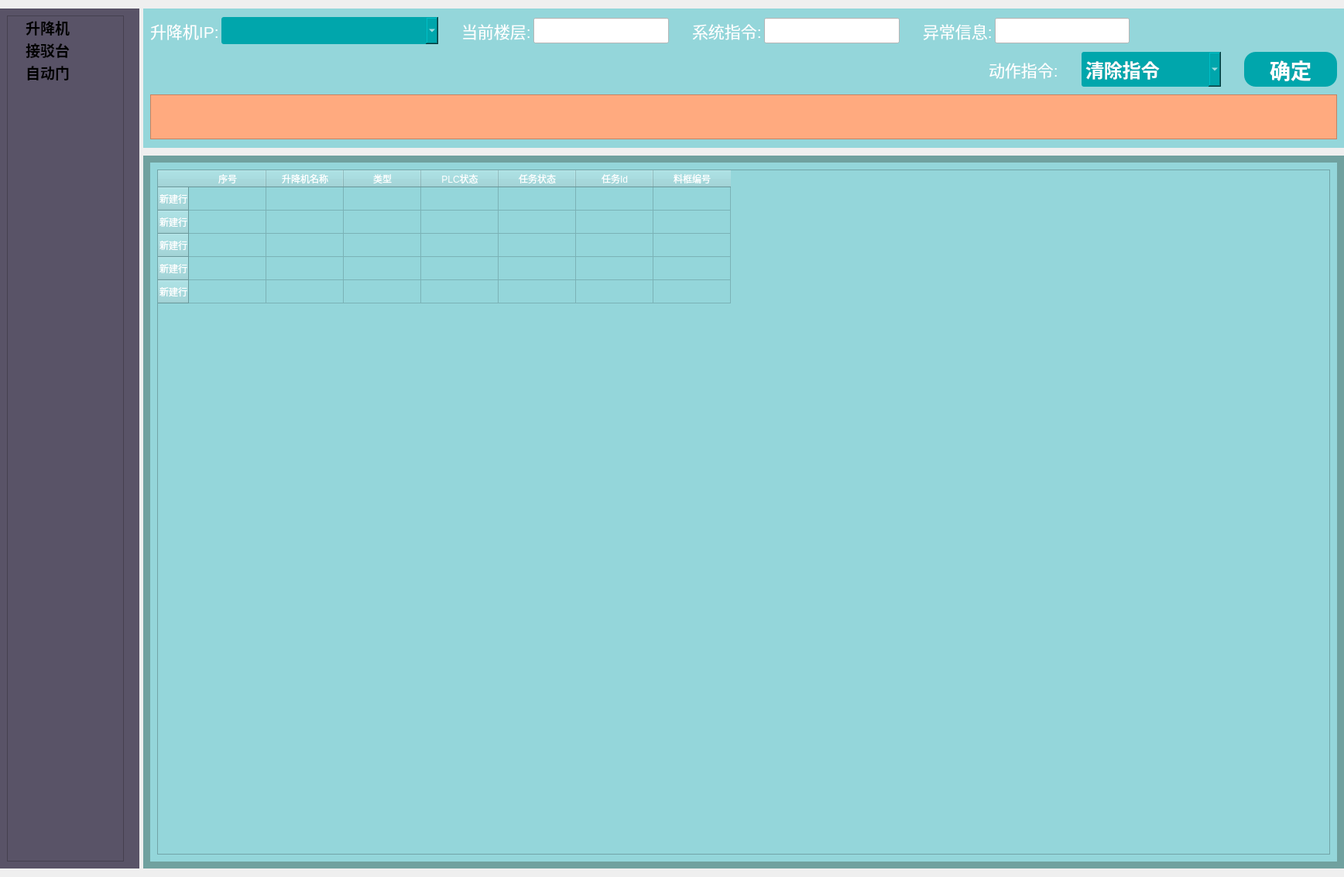
<?xml version="1.0" encoding="UTF-8"?>
<ui version="4.0">
 <class>DeviceManage</class>
 <widget class="QWidget" name="DeviceManage">
  <property name="geometry">
   <rect>
    <x>0</x>
    <y>0</y>
    <width>1736</width>
    <height>1133</height>
   </rect>
  </property>
  <property name="windowTitle">
   <string>Form</string>
  </property>
  <layout class="QGridLayout" name="gridLayout">
   <property name="leftMargin">
    <number>0</number>
   </property>
   <property name="rightMargin">
    <number>0</number>
   </property>
   <item row="0" column="0">
    <layout class="QHBoxLayout" name="horizontalLayout_5" stretch="1,20">
     <property name="spacing">
      <number>5</number>
     </property>
     <item>
      <widget class="QWidget" name="widget_7" native="true">
       <property name="minimumSize">
        <size>
         <width>180</width>
         <height>300</height>
        </size>
       </property>
       <property name="styleSheet">
        <string notr="true">background-color: rgb(0, 166, 172);
background-color: rgb(60, 54, 69);
background-color: rgb(89, 83, 103);</string>
       </property>
       <layout class="QGridLayout" name="gridLayout_9">
        <property name="rightMargin">
         <number>20</number>
        </property>
        <item row="0" column="0">
         <layout class="QVBoxLayout" name="verticalLayout_8" stretch="10">
          <property name="spacing">
           <number>10</number>
          </property>
          <item>
           <widget class="QTreeWidget" name="treeWidget">
            <property name="sizePolicy">
             <sizepolicy hsizetype="Preferred" vsizetype="Preferred">
              <horstretch>0</horstretch>
              <verstretch>0</verstretch>
             </sizepolicy>
            </property>
            <property name="font">
             <font>
              <pointsize>14</pointsize>
              <weight>75</weight>
              <bold>true</bold>
             </font>
            </property>
            <property name="styleSheet">
             <string notr="true">QTreeView {    
 	outline: 0px;   
	color: rgb(255, 255, 255);
	border: 0px solid #000000;
}

QTreeView::branch {
	QTreeView::branch {image:none;}
}

QTreeView::item {
	height:20px;
	padding:12px;
	padding-left:2px; 
    border-top-color: transparent;
	border-left-color: transparent;
}

QTreeView::item:hover {        
	background-color: rgb(94, 124, 133);
}
 
QTreeView::item:selected {    
	background-color: rgb(118, 190, 204);
}
 
QTreeView::item:selected:active{  
}
 
QTreeView::item:selected:!active {   
}
/*
QTreeView::branch:has-children:!has-siblings:closed,
QTreeView::branch:closed:has-children:has-siblings {
border-image: none;
image: url(:/image/Record.png);
}

QTreeView::branch:open:has-children:!has-siblings,
QTreeView::branch:open:has-children:has-siblings {
border-image: none;
image: url(:/image/Statement.png);
}*/



</string>
            </property>
            <property name="autoScrollMargin">
             <number>12</number>
            </property>
            <property name="defaultDropAction">
             <enum>Qt::ActionMask</enum>
            </property>
            <property name="iconSize">
             <size>
              <width>40</width>
              <height>35</height>
             </size>
            </property>
            <property name="indentation">
             <number>20</number>
            </property>
            <property name="columnCount">
             <number>1</number>
            </property>
            <attribute name="headerVisible">
             <bool>false</bool>
            </attribute>
            <attribute name="headerMinimumSectionSize">
             <number>35</number>
            </attribute>
            <attribute name="headerDefaultSectionSize">
             <number>125</number>
            </attribute>
            <attribute name="headerHighlightSections">
             <bool>false</bool>
            </attribute>
            <column>
             <property name="text">
              <string notr="true"/>
             </property>
            </column>
            <item>
             <property name="text">
              <string>升降机</string>
             </property>
            </item>
            <item>
             <property name="text">
              <string>接驳台</string>
             </property>
            </item>
            <item>
             <property name="text">
              <string>自动门</string>
             </property>
            </item>
           </widget>
          </item>
         </layout>
        </item>
       </layout>
      </widget>
     </item>
     <item>
      <layout class="QVBoxLayout" name="verticalLayout" stretch="1,8">
       <property name="spacing">
        <number>10</number>
       </property>
       <item>
        <widget class="QWidget" name="widget" native="true">
         <property name="minimumSize">
          <size>
           <width>0</width>
           <height>180</height>
          </size>
         </property>
         <property name="styleSheet">
          <string notr="true">background-color: rgb(148, 214, 218);
</string>
         </property>
         <layout class="QGridLayout" name="gridLayout_6">
          <property name="topMargin">
           <number>11</number>
          </property>
          <property name="bottomMargin">
           <number>11</number>
          </property>
          <item row="0" column="0">
           <layout class="QVBoxLayout" name="verticalLayout_6" stretch="2,1">
            <property name="spacing">
             <number>10</number>
            </property>
            <item>
             <layout class="QVBoxLayout" name="verticalLayout_2" stretch="1,1">
              <property name="spacing">
               <number>10</number>
              </property>
              <item>
               <layout class="QHBoxLayout" name="horizontalLayout_17" stretch="1,1,1,1,1">
                <property name="spacing">
                 <number>30</number>
                </property>
                <item>
                 <layout class="QHBoxLayout" name="horizontalLayout_9" stretch="1,0">
                  <property name="spacing">
                   <number>3</number>
                  </property>
                  <item>
                   <widget class="QLabel" name="label_7">
                    <property name="font">
                     <font>
                      <pointsize>16</pointsize>
                     </font>
                    </property>
                    <property name="styleSheet">
                     <string notr="true">color: white;
color:#ffffff;

</string>
                    </property>
                    <property name="text">
                     <string>升降机IP:</string>
                    </property>
                   </widget>
                  </item>
                  <item>
                   <widget class="QComboBox" name="LiftIP_Box">
                    <property name="sizePolicy">
                     <sizepolicy hsizetype="Preferred" vsizetype="Preferred">
                      <horstretch>0</horstretch>
                      <verstretch>0</verstretch>
                     </sizepolicy>
                    </property>
                    <property name="minimumSize">
                     <size>
                      <width>280</width>
                      <height>35</height>
                     </size>
                    </property>
                    <property name="maximumSize">
                     <size>
                      <width>16777215</width>
                      <height>45</height>
                     </size>
                    </property>
                    <property name="font">
                     <font>
                      <pointsize>18</pointsize>
                      <weight>75</weight>
                      <bold>true</bold>
                     </font>
                    </property>
                    <property name="styleSheet">
                     <string notr="true">QComboBox{
color:#FEFEFE;
background-color: rgb(0, 166, 172);
border: 0px solid #FFFFFF;border-radius: 3px;
}
QComboBox:hover{
	border: 1px solid #C0C4CC;
}
</string>
                    </property>
                   </widget>
                  </item>
                 </layout>
                </item>
                <item>
                 <layout class="QHBoxLayout" name="horizontalLayout_13" stretch="1,0">
                  <property name="spacing">
                   <number>3</number>
                  </property>
                  <item>
                   <widget class="QLabel" name="label_9">
                    <property name="font">
                     <font>
                      <pointsize>16</pointsize>
                     </font>
                    </property>
                    <property name="styleSheet">
                     <string notr="true">color: white;
color:#ffffff;

</string>
                    </property>
                    <property name="text">
                     <string>当前楼层:</string>
                    </property>
                   </widget>
                  </item>
                  <item>
                   <widget class="QLineEdit" name="lineEdit_floor">
                    <property name="sizePolicy">
                     <sizepolicy hsizetype="Preferred" vsizetype="Preferred">
                      <horstretch>0</horstretch>
                      <verstretch>0</verstretch>
                     </sizepolicy>
                    </property>
                    <property name="minimumSize">
                     <size>
                      <width>100</width>
                      <height>0</height>
                     </size>
                    </property>
                    <property name="maximumSize">
                     <size>
                      <width>200</width>
                      <height>33</height>
                     </size>
                    </property>
                    <property name="font">
                     <font>
                      <pointsize>14</pointsize>
                      <weight>75</weight>
                      <bold>true</bold>
                     </font>
                    </property>
                    <property name="styleSheet">
                     <string notr="true">background-color: rgb(255, 255, 255);
color: rgb(33, 33, 33);</string>
                    </property>
                   </widget>
                  </item>
                 </layout>
                </item>
                <item>
                 <layout class="QHBoxLayout" name="horizontalLayout_12" stretch="1,5">
                  <property name="spacing">
                   <number>3</number>
                  </property>
                  <item>
                   <widget class="QLabel" name="label_8">
                    <property name="font">
                     <font>
                      <pointsize>16</pointsize>
                     </font>
                    </property>
                    <property name="styleSheet">
                     <string notr="true">color: white;
color:#ffffff;

</string>
                    </property>
                    <property name="text">
                     <string>系统指令:</string>
                    </property>
                   </widget>
                  </item>
                  <item>
                   <widget class="QLineEdit" name="lineEdit_action">
                    <property name="sizePolicy">
                     <sizepolicy hsizetype="Preferred" vsizetype="Preferred">
                      <horstretch>0</horstretch>
                      <verstretch>0</verstretch>
                     </sizepolicy>
                    </property>
                    <property name="minimumSize">
                     <size>
                      <width>100</width>
                      <height>0</height>
                     </size>
                    </property>
                    <property name="maximumSize">
                     <size>
                      <width>200</width>
                      <height>33</height>
                     </size>
                    </property>
                    <property name="font">
                     <font>
                      <pointsize>14</pointsize>
                      <weight>75</weight>
                      <bold>true</bold>
                     </font>
                    </property>
                    <property name="styleSheet">
                     <string notr="true">background-color: rgb(255, 255, 255);
color: rgb(33, 33, 33);</string>
                    </property>
                   </widget>
                  </item>
                 </layout>
                </item>
                <item>
                 <layout class="QHBoxLayout" name="horizontalLayout_15" stretch="1,5">
                  <property name="spacing">
                   <number>3</number>
                  </property>
                  <item>
                   <widget class="QLabel" name="label_10">
                    <property name="font">
                     <font>
                      <pointsize>16</pointsize>
                     </font>
                    </property>
                    <property name="styleSheet">
                     <string notr="true">color: white;
color:#ffffff;

</string>
                    </property>
                    <property name="text">
                     <string>异常信息:</string>
                    </property>
                   </widget>
                  </item>
                  <item>
                   <widget class="QLineEdit" name="lineEdit_error">
                    <property name="sizePolicy">
                     <sizepolicy hsizetype="Preferred" vsizetype="Preferred">
                      <horstretch>0</horstretch>
                      <verstretch>0</verstretch>
                     </sizepolicy>
                    </property>
                    <property name="minimumSize">
                     <size>
                      <width>100</width>
                      <height>0</height>
                     </size>
                    </property>
                    <property name="maximumSize">
                     <size>
                      <width>200</width>
                      <height>33</height>
                     </size>
                    </property>
                    <property name="font">
                     <font>
                      <pointsize>14</pointsize>
                      <weight>75</weight>
                      <bold>true</bold>
                     </font>
                    </property>
                    <property name="styleSheet">
                     <string notr="true">background-color: rgb(255, 255, 255);
color: rgb(33, 33, 33);</string>
                    </property>
                   </widget>
                  </item>
                 </layout>
                </item>
                <item>
                 <spacer name="horizontalSpacer_5">
                  <property name="orientation">
                   <enum>Qt::Horizontal</enum>
                  </property>
                  <property name="sizeHint" stdset="0">
                   <size>
                    <width>40</width>
                    <height>20</height>
                   </size>
                  </property>
                 </spacer>
                </item>
               </layout>
              </item>
              <item>
               <layout class="QHBoxLayout" name="horizontalLayout_6" stretch="10,1">
                <property name="spacing">
                 <number>10</number>
                </property>
                <item>
                 <spacer name="horizontalSpacer_3">
                  <property name="orientation">
                   <enum>Qt::Horizontal</enum>
                  </property>
                  <property name="sizeHint" stdset="0">
                   <size>
                    <width>40</width>
                    <height>20</height>
                   </size>
                  </property>
                 </spacer>
                </item>
                <item>
                 <layout class="QHBoxLayout" name="horizontalLayout_14" stretch="1,1">
                  <property name="spacing">
                   <number>30</number>
                  </property>
                  <item>
                   <layout class="QHBoxLayout" name="horizontalLayout_4">
                    <item>
                     <widget class="QLabel" name="label_4">
                      <property name="font">
                       <font>
                        <pointsize>16</pointsize>
                       </font>
                      </property>
                      <property name="styleSheet">
                       <string notr="true">color: white;
color:#ffffff;
border:0px;
border-style: outset;
</string>
                      </property>
                      <property name="text">
                       <string>动作指令:</string>
                      </property>
                     </widget>
                    </item>
                    <item>
                     <widget class="QComboBox" name="taskTypeBox_Lift">
                      <property name="sizePolicy">
                       <sizepolicy hsizetype="Preferred" vsizetype="Preferred">
                        <horstretch>0</horstretch>
                        <verstretch>0</verstretch>
                       </sizepolicy>
                      </property>
                      <property name="minimumSize">
                       <size>
                        <width>180</width>
                        <height>35</height>
                       </size>
                      </property>
                      <property name="maximumSize">
                       <size>
                        <width>16777215</width>
                        <height>45</height>
                       </size>
                      </property>
                      <property name="font">
                       <font>
                        <pointsize>18</pointsize>
                        <weight>75</weight>
                        <bold>true</bold>
                       </font>
                      </property>
                      <property name="styleSheet">
                       <string notr="true">QComboBox{
color:#FEFEFE;
background-color: rgb(0, 166, 172);
border: 0px solid #FFFFFF;border-radius: 3px;
}
QComboBox:hover{
	border: 1px solid #C0C4CC;
}
</string>
                      </property>
                      <item>
                       <property name="text">
                        <string>清除指令</string>
                       </property>
                      </item>
                      <item>
                       <property name="text">
                        <string>2F--&gt;3F</string>
                       </property>
                      </item>
                      <item>
                       <property name="text">
                        <string>3F--&gt;2F</string>
                       </property>
                      </item>
                     </widget>
                    </item>
                   </layout>
                  </item>
                  <item>
                   <widget class="QPushButton" name="Sure_Button_Lift">
                    <property name="enabled">
                     <bool>true</bool>
                    </property>
                    <property name="sizePolicy">
                     <sizepolicy hsizetype="Preferred" vsizetype="Preferred">
                      <horstretch>0</horstretch>
                      <verstretch>0</verstretch>
                     </sizepolicy>
                    </property>
                    <property name="minimumSize">
                     <size>
                      <width>120</width>
                      <height>40</height>
                     </size>
                    </property>
                    <property name="maximumSize">
                     <size>
                      <width>221</width>
                      <height>45</height>
                     </size>
                    </property>
                    <property name="font">
                     <font>
                      <pointsize>20</pointsize>
                      <weight>75</weight>
                      <bold>true</bold>
                     </font>
                    </property>
                    <property name="styleSheet">
                     <string notr="true">color: white;  
border: 2px groove gray;
border-radius:15px;border:none;
background-color: rgb(0, 166, 172);</string>
                    </property>
                    <property name="text">
                     <string>确定</string>
                    </property>
                   </widget>
                  </item>
                 </layout>
                </item>
               </layout>
              </item>
             </layout>
            </item>
            <item>
             <widget class="QTextEdit" name="tabletTextEdit">
              <property name="sizePolicy">
               <sizepolicy hsizetype="Preferred" vsizetype="Preferred">
                <horstretch>0</horstretch>
                <verstretch>0</verstretch>
               </sizepolicy>
              </property>
              <property name="minimumSize">
               <size>
                <width>0</width>
                <height>50</height>
               </size>
              </property>
              <property name="maximumSize">
               <size>
                <width>16777215</width>
                <height>200</height>
               </size>
              </property>
              <property name="font">
               <font>
                <pointsize>14</pointsize>
                <weight>75</weight>
                <bold>true</bold>
               </font>
              </property>
              <property name="toolTip">
               <string>&lt;html&gt;&lt;head/&gt;&lt;body&gt;&lt;p&gt;&lt;span style=&quot; color:#2aa198;&quot;&gt;(IN-&amp;gt;1可放料;2,3目标楼层——OUT--&amp;gt;1可取料,0空闲)&lt;/span&gt;&lt;/p&gt;&lt;/body&gt;&lt;/html&gt;</string>
              </property>
              <property name="styleSheet">
               <string notr="true">color: white;  
background-color: rgb(255, 170, 127);</string>
              </property>
              <property name="html">
               <string>&lt;!DOCTYPE HTML PUBLIC &quot;-//W3C//DTD HTML 4.0//EN&quot; &quot;http://www.w3.org/TR/REC-html40/strict.dtd&quot;&gt;
&lt;html&gt;&lt;head&gt;&lt;meta name=&quot;qrichtext&quot; content=&quot;1&quot; /&gt;&lt;style type=&quot;text/css&quot;&gt;
p, li { white-space: pre-wrap; }
&lt;/style&gt;&lt;/head&gt;&lt;body style=&quot; font-family:'SimSun'; font-size:14pt; font-weight:600; font-style:normal;&quot;&gt;
&lt;p style=&quot;-qt-paragraph-type:empty; margin-top:0px; margin-bottom:0px; margin-left:0px; margin-right:0px; -qt-block-indent:0; text-indent:0px; font-family:'SimSun'; font-size:16pt;&quot;&gt;&lt;br /&gt;&lt;/p&gt;&lt;/body&gt;&lt;/html&gt;</string>
              </property>
             </widget>
            </item>
           </layout>
          </item>
         </layout>
        </widget>
       </item>
       <item>
        <widget class="QStackedWidget" name="stackedWidget_2">
         <property name="styleSheet">
          <string notr="true">background-color: rgb(112, 161, 159);</string>
         </property>
         <property name="currentIndex">
          <number>3</number>
         </property>
         <widget class="QWidget" name="page">
          <layout class="QGridLayout" name="gridLayout_8">
           <item row="0" column="0">
            <widget class="QWidget" name="widget_1" native="true">
             <property name="minimumSize">
              <size>
               <width>0</width>
               <height>80</height>
              </size>
             </property>
             <property name="maximumSize">
              <size>
               <width>16777215</width>
               <height>1677215</height>
              </size>
             </property>
             <property name="styleSheet">
              <string notr="true">background-color: rgb(112, 161, 159);</string>
             </property>
             <layout class="QGridLayout" name="gridLayout_7">
              <item row="0" column="0">
               <layout class="QVBoxLayout" name="verticalLayout_5" stretch="1,20">
                <property name="spacing">
                 <number>10</number>
                </property>
                <item>
                 <layout class="QHBoxLayout" name="horizontalLayout_8" stretch="1,10">
                  <property name="spacing">
                   <number>5</number>
                  </property>
                  <item>
                   <widget class="QLabel" name="label_5">
                    <property name="font">
                     <font>
                      <pointsize>16</pointsize>
                      <weight>75</weight>
                      <bold>true</bold>
                     </font>
                    </property>
                    <property name="styleSheet">
                     <string notr="true">color:#ffffff;</string>
                    </property>
                    <property name="text">
                     <string>AGV充电桩</string>
                    </property>
                   </widget>
                  </item>
                  <item>
                   <spacer name="horizontalSpacer_2">
                    <property name="orientation">
                     <enum>Qt::Horizontal</enum>
                    </property>
                    <property name="sizeHint" stdset="0">
                     <size>
                      <width>13</width>
                      <height>39</height>
                     </size>
                    </property>
                   </spacer>
                  </item>
                 </layout>
                </item>
                <item>
                 <widget class="QWidget" name="LayoutWidget_c" native="true"/>
                </item>
               </layout>
              </item>
             </layout>
            </widget>
           </item>
          </layout>
         </widget>
         <widget class="QWidget" name="page_3">
          <layout class="QGridLayout" name="gridLayout_5">
           <item row="0" column="0">
            <widget class="QWidget" name="widget_2" native="true">
             <property name="minimumSize">
              <size>
               <width>0</width>
               <height>80</height>
              </size>
             </property>
             <property name="maximumSize">
              <size>
               <width>16777215</width>
               <height>1677215</height>
              </size>
             </property>
             <property name="styleSheet">
              <string notr="true">background-color: rgb(112, 161, 159);</string>
             </property>
             <layout class="QGridLayout" name="gridLayout_2">
              <item row="0" column="0">
               <layout class="QVBoxLayout" name="verticalLayout_3" stretch="1,10,10">
                <property name="spacing">
                 <number>10</number>
                </property>
                <item>
                 <layout class="QHBoxLayout" name="horizontalLayout_2" stretch="1,5,2">
                  <property name="spacing">
                   <number>5</number>
                  </property>
                  <item>
                   <widget class="QLabel" name="label_2">
                    <property name="font">
                     <font>
                      <pointsize>16</pointsize>
                      <weight>75</weight>
                      <bold>true</bold>
                     </font>
                    </property>
                    <property name="styleSheet">
                     <string notr="true">color:#ffffff;</string>
                    </property>
                    <property name="text">
                     <string>工作站-接驳台</string>
                    </property>
                   </widget>
                  </item>
                  <item>
                   <spacer name="horizontalSpacer">
                    <property name="orientation">
                     <enum>Qt::Horizontal</enum>
                    </property>
                    <property name="sizeHint" stdset="0">
                     <size>
                      <width>13</width>
                      <height>39</height>
                     </size>
                    </property>
                   </spacer>
                  </item>
                  <item>
                   <layout class="QHBoxLayout" name="horizontalLayout">
                    <property name="spacing">
                     <number>15</number>
                    </property>
                    <item>
                     <widget class="QPushButton" name="Button_S1">
                      <property name="sizePolicy">
                       <sizepolicy hsizetype="Preferred" vsizetype="Preferred">
                        <horstretch>0</horstretch>
                        <verstretch>0</verstretch>
                       </sizepolicy>
                      </property>
                      <property name="minimumSize">
                       <size>
                        <width>110</width>
                        <height>40</height>
                       </size>
                      </property>
                      <property name="maximumSize">
                       <size>
                        <width>120</width>
                        <height>40</height>
                       </size>
                      </property>
                      <property name="font">
                       <font>
                        <pointsize>16</pointsize>
                        <weight>75</weight>
                        <bold>true</bold>
                       </font>
                      </property>
                      <property name="styleSheet">
                       <string notr="true">color: white;  
border: 2px groove gray;
border-radius:15px;border:none;
background-color: rgb(0, 166, 172);</string>
                      </property>
                      <property name="text">
                       <string>2F</string>
                      </property>
                     </widget>
                    </item>
                    <item>
                     <widget class="QPushButton" name="Button_S2">
                      <property name="sizePolicy">
                       <sizepolicy hsizetype="Preferred" vsizetype="Preferred">
                        <horstretch>0</horstretch>
                        <verstretch>0</verstretch>
                       </sizepolicy>
                      </property>
                      <property name="minimumSize">
                       <size>
                        <width>110</width>
                        <height>40</height>
                       </size>
                      </property>
                      <property name="maximumSize">
                       <size>
                        <width>120</width>
                        <height>40</height>
                       </size>
                      </property>
                      <property name="font">
                       <font>
                        <pointsize>16</pointsize>
                        <weight>75</weight>
                        <bold>true</bold>
                       </font>
                      </property>
                      <property name="styleSheet">
                       <string notr="true">color: white;  
border: 2px groove gray;
border-radius:15px;border:none;
background-color: rgb(0, 166, 172);</string>
                      </property>
                      <property name="text">
                       <string>3F</string>
                      </property>
                     </widget>
                    </item>
                    <item>
                     <widget class="QPushButton" name="Button_S3">
                      <property name="sizePolicy">
                       <sizepolicy hsizetype="Preferred" vsizetype="Preferred">
                        <horstretch>0</horstretch>
                        <verstretch>0</verstretch>
                       </sizepolicy>
                      </property>
                      <property name="minimumSize">
                       <size>
                        <width>110</width>
                        <height>40</height>
                       </size>
                      </property>
                      <property name="maximumSize">
                       <size>
                        <width>120</width>
                        <height>40</height>
                       </size>
                      </property>
                      <property name="font">
                       <font>
                        <pointsize>16</pointsize>
                        <weight>75</weight>
                        <bold>true</bold>
                       </font>
                      </property>
                      <property name="styleSheet">
                       <string notr="true">color: white;  
border: 2px groove gray;
border-radius:15px;border:none;
background-color: rgb(0, 166, 172);</string>
                      </property>
                      <property name="text">
                       <string>4F</string>
                      </property>
                     </widget>
                    </item>
                   </layout>
                  </item>
                 </layout>
                </item>
                <item>
                 <widget class="QWidget" name="LayoutWidget_s" native="true"/>
                </item>
                <item>
                 <widget class="QWidget" name="LayoutWidget_ss" native="true"/>
                </item>
               </layout>
              </item>
             </layout>
            </widget>
           </item>
          </layout>
         </widget>
         <widget class="QWidget" name="page_4">
          <layout class="QGridLayout" name="gridLayout_4">
           <item row="1" column="0">
            <widget class="QWidget" name="widget_3" native="true">
             <property name="minimumSize">
              <size>
               <width>0</width>
               <height>80</height>
              </size>
             </property>
             <property name="maximumSize">
              <size>
               <width>16777215</width>
               <height>1677215</height>
              </size>
             </property>
             <property name="styleSheet">
              <string notr="true">background-color: rgb(112, 161, 159);</string>
             </property>
             <layout class="QGridLayout" name="gridLayout_3">
              <item row="0" column="0">
               <layout class="QVBoxLayout" name="verticalLayout_4" stretch="1,10,10">
                <property name="spacing">
                 <number>10</number>
                </property>
                <item>
                 <layout class="QHBoxLayout" name="horizontalLayout_3" stretch="1,5,2">
                  <property name="spacing">
                   <number>5</number>
                  </property>
                  <item>
                   <widget class="QLabel" name="label_3">
                    <property name="font">
                     <font>
                      <pointsize>16</pointsize>
                      <weight>75</weight>
                      <bold>true</bold>
                     </font>
                    </property>
                    <property name="styleSheet">
                     <string notr="true">color:#ffffff;</string>
                    </property>
                    <property name="text">
                     <string>自动门控制</string>
                    </property>
                   </widget>
                  </item>
                  <item>
                   <spacer name="horizontalSpacer_4">
                    <property name="orientation">
                     <enum>Qt::Horizontal</enum>
                    </property>
                    <property name="sizeHint" stdset="0">
                     <size>
                      <width>40</width>
                      <height>20</height>
                     </size>
                    </property>
                   </spacer>
                  </item>
                  <item>
                   <layout class="QHBoxLayout" name="horizontalLayout_7">
                    <property name="spacing">
                     <number>15</number>
                    </property>
                    <item>
                     <widget class="QPushButton" name="Button_D1">
                      <property name="sizePolicy">
                       <sizepolicy hsizetype="Preferred" vsizetype="Preferred">
                        <horstretch>0</horstretch>
                        <verstretch>0</verstretch>
                       </sizepolicy>
                      </property>
                      <property name="minimumSize">
                       <size>
                        <width>110</width>
                        <height>40</height>
                       </size>
                      </property>
                      <property name="maximumSize">
                       <size>
                        <width>120</width>
                        <height>45</height>
                       </size>
                      </property>
                      <property name="font">
                       <font>
                        <pointsize>16</pointsize>
                        <weight>75</weight>
                        <bold>true</bold>
                       </font>
                      </property>
                      <property name="styleSheet">
                       <string notr="true">color: white;  
border: 2px groove gray;
border-radius:15px;border:none;
background-color: rgb(0, 166, 172);</string>
                      </property>
                      <property name="text">
                       <string>页数_1</string>
                      </property>
                     </widget>
                    </item>
                    <item>
                     <widget class="QPushButton" name="Button_D2">
                      <property name="sizePolicy">
                       <sizepolicy hsizetype="Preferred" vsizetype="Preferred">
                        <horstretch>0</horstretch>
                        <verstretch>0</verstretch>
                       </sizepolicy>
                      </property>
                      <property name="minimumSize">
                       <size>
                        <width>110</width>
                        <height>40</height>
                       </size>
                      </property>
                      <property name="maximumSize">
                       <size>
                        <width>120</width>
                        <height>45</height>
                       </size>
                      </property>
                      <property name="font">
                       <font>
                        <pointsize>16</pointsize>
                        <weight>75</weight>
                        <bold>true</bold>
                       </font>
                      </property>
                      <property name="styleSheet">
                       <string notr="true">color: white;  
border: 2px groove gray;
border-radius:15px;border:none;
background-color: rgb(0, 166, 172);</string>
                      </property>
                      <property name="text">
                       <string>页数_2</string>
                      </property>
                     </widget>
                    </item>
                    <item>
                     <widget class="QPushButton" name="Button_D3">
                      <property name="sizePolicy">
                       <sizepolicy hsizetype="Preferred" vsizetype="Preferred">
                        <horstretch>0</horstretch>
                        <verstretch>0</verstretch>
                       </sizepolicy>
                      </property>
                      <property name="minimumSize">
                       <size>
                        <width>110</width>
                        <height>40</height>
                       </size>
                      </property>
                      <property name="maximumSize">
                       <size>
                        <width>120</width>
                        <height>45</height>
                       </size>
                      </property>
                      <property name="font">
                       <font>
                        <pointsize>16</pointsize>
                        <weight>75</weight>
                        <bold>true</bold>
                       </font>
                      </property>
                      <property name="styleSheet">
                       <string notr="true">color: white;  
border: 2px groove gray;
border-radius:15px;border:none;
background-color: rgb(0, 166, 172);</string>
                      </property>
                      <property name="text">
                       <string>页数_3</string>
                      </property>
                     </widget>
                    </item>
                    <item>
                     <widget class="QPushButton" name="Button_D4">
                      <property name="sizePolicy">
                       <sizepolicy hsizetype="Preferred" vsizetype="Preferred">
                        <horstretch>0</horstretch>
                        <verstretch>0</verstretch>
                       </sizepolicy>
                      </property>
                      <property name="minimumSize">
                       <size>
                        <width>110</width>
                        <height>40</height>
                       </size>
                      </property>
                      <property name="maximumSize">
                       <size>
                        <width>120</width>
                        <height>45</height>
                       </size>
                      </property>
                      <property name="font">
                       <font>
                        <pointsize>16</pointsize>
                        <weight>75</weight>
                        <bold>true</bold>
                       </font>
                      </property>
                      <property name="styleSheet">
                       <string notr="true">color: white;  
border: 2px groove gray;
border-radius:15px;border:none;
background-color: rgb(0, 166, 172);</string>
                      </property>
                      <property name="text">
                       <string>页数_4</string>
                      </property>
                     </widget>
                    </item>
                    <item>
                     <widget class="QPushButton" name="Button_D5">
                      <property name="sizePolicy">
                       <sizepolicy hsizetype="Preferred" vsizetype="Preferred">
                        <horstretch>0</horstretch>
                        <verstretch>0</verstretch>
                       </sizepolicy>
                      </property>
                      <property name="minimumSize">
                       <size>
                        <width>110</width>
                        <height>40</height>
                       </size>
                      </property>
                      <property name="maximumSize">
                       <size>
                        <width>120</width>
                        <height>45</height>
                       </size>
                      </property>
                      <property name="font">
                       <font>
                        <pointsize>16</pointsize>
                        <weight>75</weight>
                        <bold>true</bold>
                       </font>
                      </property>
                      <property name="styleSheet">
                       <string notr="true">color: white;  
border: 2px groove gray;
border-radius:15px;border:none;
background-color: rgb(0, 166, 172);</string>
                      </property>
                      <property name="text">
                       <string>页数_5</string>
                      </property>
                     </widget>
                    </item>
                   </layout>
                  </item>
                 </layout>
                </item>
                <item>
                 <widget class="QWidget" name="LayoutWidget_d" native="true"/>
                </item>
                <item>
                 <widget class="QWidget" name="LayoutWidget_dd" native="true"/>
                </item>
               </layout>
              </item>
             </layout>
            </widget>
           </item>
          </layout>
         </widget>
         <widget class="QWidget" name="page_2">
          <layout class="QGridLayout" name="gridLayout_11">
           <item row="0" column="0">
            <widget class="QWidget" name="widget_4" native="true">
             <property name="styleSheet">
              <string notr="true">background-color: rgb(148, 214, 218);</string>
             </property>
             <layout class="QGridLayout" name="gridLayout_10">
              <item row="0" column="0">
               <widget class="QTableWidget" name="tableWidget">
                <property name="font">
                 <font>
                  <pointsize>12</pointsize>
                 </font>
                </property>
                <property name="styleSheet">
                 <string notr="true">color:#ffffff</string>
                </property>
                <row>
                 <property name="text">
                  <string>新建行</string>
                 </property>
                </row>
                <row>
                 <property name="text">
                  <string>新建行</string>
                 </property>
                </row>
                <row>
                 <property name="text">
                  <string>新建行</string>
                 </property>
                </row>
                <row>
                 <property name="text">
                  <string>新建行</string>
                 </property>
                </row>
                <row>
                 <property name="text">
                  <string>新建行</string>
                 </property>
                </row>
                <column>
                 <property name="text">
                  <string>序号</string>
                 </property>
                </column>
                <column>
                 <property name="text">
                  <string>升降机名称</string>
                 </property>
                </column>
                <column>
                 <property name="text">
                  <string>类型</string>
                 </property>
                </column>
                <column>
                 <property name="text">
                  <string>PLC状态</string>
                 </property>
                </column>
                <column>
                 <property name="text">
                  <string>任务状态</string>
                 </property>
                </column>
                <column>
                 <property name="text">
                  <string>任务Id</string>
                 </property>
                </column>
                <column>
                 <property name="text">
                  <string>料框编号</string>
                 </property>
                </column>
               </widget>
              </item>
             </layout>
            </widget>
           </item>
          </layout>
         </widget>
        </widget>
       </item>
      </layout>
     </item>
    </layout>
   </item>
  </layout>
 </widget>
 <resources/>
 <connections/>
</ui>
